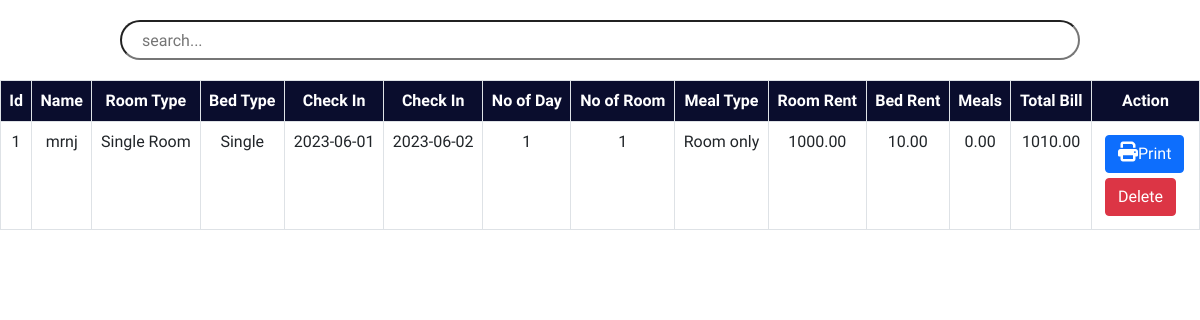
Screenshot of /admin/payment.php with the database file from the repository.
### tables this page shows
CREATE TABLE `payment` (
  `id` int(30) NOT NULL,
  `Name` varchar(30) NOT NULL,
  `Email` varchar(30) NOT NULL,
  `RoomType` varchar(30) NOT NULL,
  `Bed` varchar(30) NOT NULL,
  `NoofRoom` int(30) NOT NULL,
  `cin` date NOT NULL,
  `cout` date NOT NULL,
  `noofdays` int(30) NOT NULL,
  `roomtotal` double(8,2) NOT NULL,
  `bedtotal` double(8,2) NOT NULL,
  `meal` varchar(30) NOT NULL,
  `mealtotal` double(8,2) NOT NULL,
  `finaltotal` double(8,2) NOT NULL
);

### admin/payment.php (the view, shortened to what this page needs)
<?php
    include '../config.php';
?>
<!DOCTYPE html>
<html lang="en">
<head>
    <link href="https://cdn.jsdelivr.net/npm/bootstrap@5.0.2/dist/css/bootstrap.min.css" rel="stylesheet">
    <link rel="stylesheet" href="https://cdnjs.cloudflare.com/ajax/libs/font-awesome/6.2.0/css/all.min.css"/>
	<link rel="stylesheet" href="css/roombook.css">
</head>
<body>
	<div class="searchsection">
        <input type="text" name="search_bar" id="search_bar" placeholder="search..." onkeyup="searchFun()">
    </div>
    <div class="roombooktable" class="table-responsive-xl">
        <?php
            $paymanttablesql = "SELECT * FROM payment";
            $paymantresult = mysqli_query($conn, $paymanttablesql);
        ?>
        <table class="table table-bordered" id="table-data">
            <thead>
                <tr>
                    <th scope="col">Id</th>
                    <th scope="col">Name</th>
                    <th scope="col">Room Type</th>
                    <th scope="col">Bed Type</th>
                    <th scope="col">Check In</th>
                    <th scope="col">Check In</th>
					<th scope="col">No of Day</th>
                    <th scope="col">No of Room</th>
					<th scope="col">Meal Type</th>
                    <th scope="col">Room Rent</th>
                    <th scope="col">Bed Rent</th>
                    <th scope="col">Meals</th>
					<th scope="col">Total Bill</th>
                    <th scope="col">Action</th>
                </tr>
            </thead>
            <tbody>
            <?php
            while ($res = mysqli_fetch_array($paymantresult)) {
            ?>
                <tr>
                    <td><?php echo $res['id'] ?></td>
                    <td><?php echo $res['Name'] ?></td>
                    <td><?php echo $res['RoomType'] ?></td>
                    <td><?php echo $res['Bed'] ?></td>
					<td><?php echo $res['cin'] ?></td>
                    <td><?php echo $res['cout'] ?></td>
					<td><?php echo $res['noofdays'] ?></td>
                    <td><?php echo $res['NoofRoom'] ?></td>
                    <td><?php echo $res['meal'] ?></td>
                    <td><?php echo $res['roomtotal'] ?></td>
					<td><?php echo $res['bedtotal'] ?></td>
					<td><?php echo $res['mealtotal'] ?></td>
					<td><?php echo $res['finaltotal'] ?></td>
                    <td class="action">
                        <a href="invoiceprint.php?id= <?php echo $res['id']?>"><button class="btn btn-primary"><i class="fa-solid fa-print"></i>Print</button></a>
						<a href="paymantdelete.php?id=<?php echo $res['id']?>"><button class="btn btn-danger">Delete</button></a>
                    </td>
                </tr>
            <?php
            }
            ?>
            </tbody>
        </table>
    </div>
</body>
</html>

### admin/css/roombook.css (style rules this page uses)
body { background-color: #ffff; font-family: 'Rasa', serif; font-weight: 300; }
* { margin: 0; padding: 0; }
i { font-size: 20px; }
.searchsection { height: 80px; width: 100%; display: flex; justify-content: space-around; align-items: center; position: fixed; z-index: 500; }
#search_bar { height: 40px; width: 80%; padding-left: 20px; border-radius: 30px; }
a { color: black; }
.roombooktable { position: absolute; color: #0a0d2d; margin-top: 80px; width: 100%; height: 100vh; padding-bottom: 900px; }
.roombooktable thead { background-color: #0a0d2d; color: white; text-align: center; }
.roombooktable tbody { text-align: center; }
.action a { text-decoration: none; }
.action button { display: flex; flex-wrap: wrap; margin: 5px; }

### rows the page displays
payment: id "1", Name "mrnj", RoomType "Single Room", Bed "Single", cin "2023-06-01", cout "2023-06-02", noofdays "1", NoofRoom "1", meal "Room only", roomtotal "1000.00", bedtotal "10.00", mealtotal "0.00", finaltotal "1010.00"
